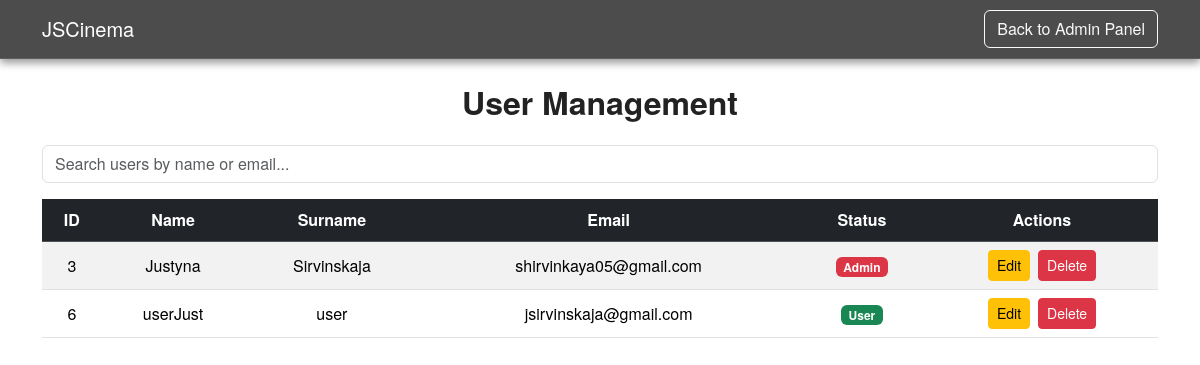
The page /users-admin.php (signed in) on the database as committed earlier.
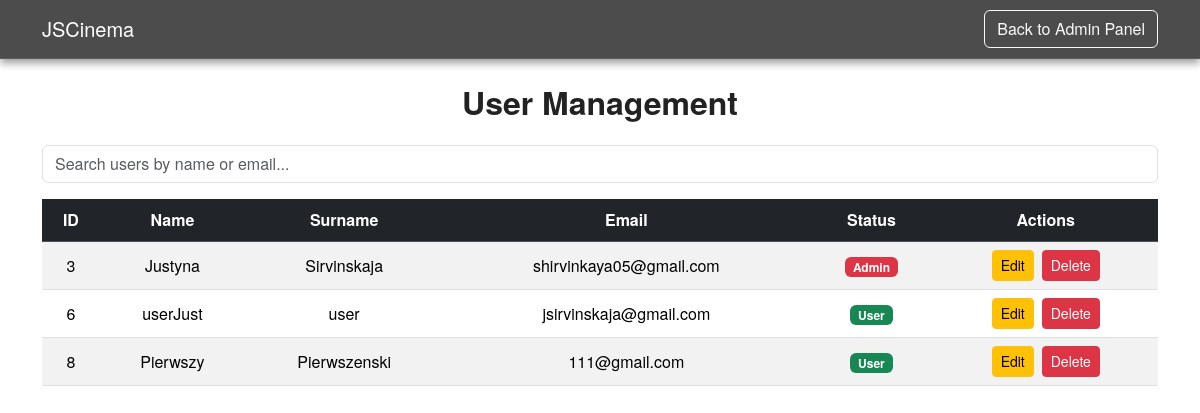
The same page on the database as committed later.
### tables this page shows
CREATE TABLE `users` (
  `id` int(11) NOT NULL,
  `email` varchar(255) DEFAULT NULL,
  `imie` varchar(50) NOT NULL,
  `nazwisko` varchar(50) NOT NULL,
  `password` varchar(255) NOT NULL,
  `data_urodzenia` date NOT NULL,
  `profile_image` varchar(255) DEFAULT NULL,
  `Status` varchar(255) DEFAULT NULL,
  `created_at` timestamp NOT NULL DEFAULT current_timestamp()
);

### users-admin.php (the view, shortened to what this page needs)
<?php
require 'db_connection.php';
$users_query = $conn->query("SELECT id, imie, nazwisko, email, Status FROM users");
?>
<!DOCTYPE html>
<html lang="pl">
<head>
    <link href="https://cdn.jsdelivr.net/npm/bootstrap@5.3.3/dist/css/bootstrap.min.css" rel="stylesheet">
    <link rel="stylesheet" href="style.css">
</head>
<body>
<nav class="navbar navbar-dark bg-dark">
    <div class="container">
        <a class="navbar-brand" href="index.php">JSCinema</a>
        <a href="profile.php" class="btn btn-outline-light">Back to Admin Panel</a>
    </div>
</nav>
<div class="container mt-4">
    <h2 class="text-center mb-4">User Management</h2>
    <div class="mb-3">
        <input type="text" id="searchInput" class="form-control" placeholder="Search users by name or email...">
    </div>
    <div class="table-responsive">
        <table class="table table-striped text-center align-middle" id="usersTable">
            <thead class="table-dark">
            <tr>
                <th>ID</th>
                <th>Name</th>
                <th>Surname</th>
                <th>Email</th>
                <th>Status</th>
                <th>Actions</th>
            </tr>
            </thead>
            <tbody>
            <?php while ($row = $users_query->fetch_assoc()): ?>
                <tr>
                    <td><?php echo $row['id']; ?></td>
                    <td><?php echo htmlspecialchars($row['imie']); ?></td>
                    <td><?php echo htmlspecialchars($row['nazwisko']); ?></td>
                    <td><?php echo htmlspecialchars($row['email']); ?></td>
                    <td><span class="badge bg-<?php echo $row['Status'] === 'admin' ? 'danger' : 'success'; ?>">
                            <?php echo ucfirst($row['Status']); ?>
                        </span></td>
                    <td>
                        <div class="d-flex justify-content-center gap-2">
                            <a href="edit_user_admin.php?id=<?php echo $row['id']; ?>" class="btn btn-warning btn-sm">Edit</a>
                            <a href="delete_user_admin.php?id=<?php echo $row['id']; ?>" class="btn btn-danger btn-sm" onclick="return confirm('Are you sure you want to delete this user?');">Delete</a>
                        </div>
                    </td>
                </tr>
            <?php endwhile; ?>
            </tbody>
        </table>
    </div>
</div>
</body>
</html>

### style.css (style rules this page uses)
body { font-family: "Helvetica Neue", Arial, sans-serif; font-size: 16px; line-height: 1.6; color: #333; }
h1, h2, h3, h4, h5, h6 { font-family: "Helvetica Neue", Arial, sans-serif; font-weight: bold; color: #222; }
.navbar { box-shadow: 0 4px 8px rgba(0, 0, 0, 0.4); z-index: 1000; background-color: rgba(0, 0, 0, 0.7) !important; backdrop-filter: blur(6px); border-bottom: 1px solid rgba(255,255,255,0.1); }

Rows that differ between the two databases and show on the page:
added users: id "8", imie "Pierwszy", nazwisko "Pierwszenski", email "111@gmail.com", Status "User"
